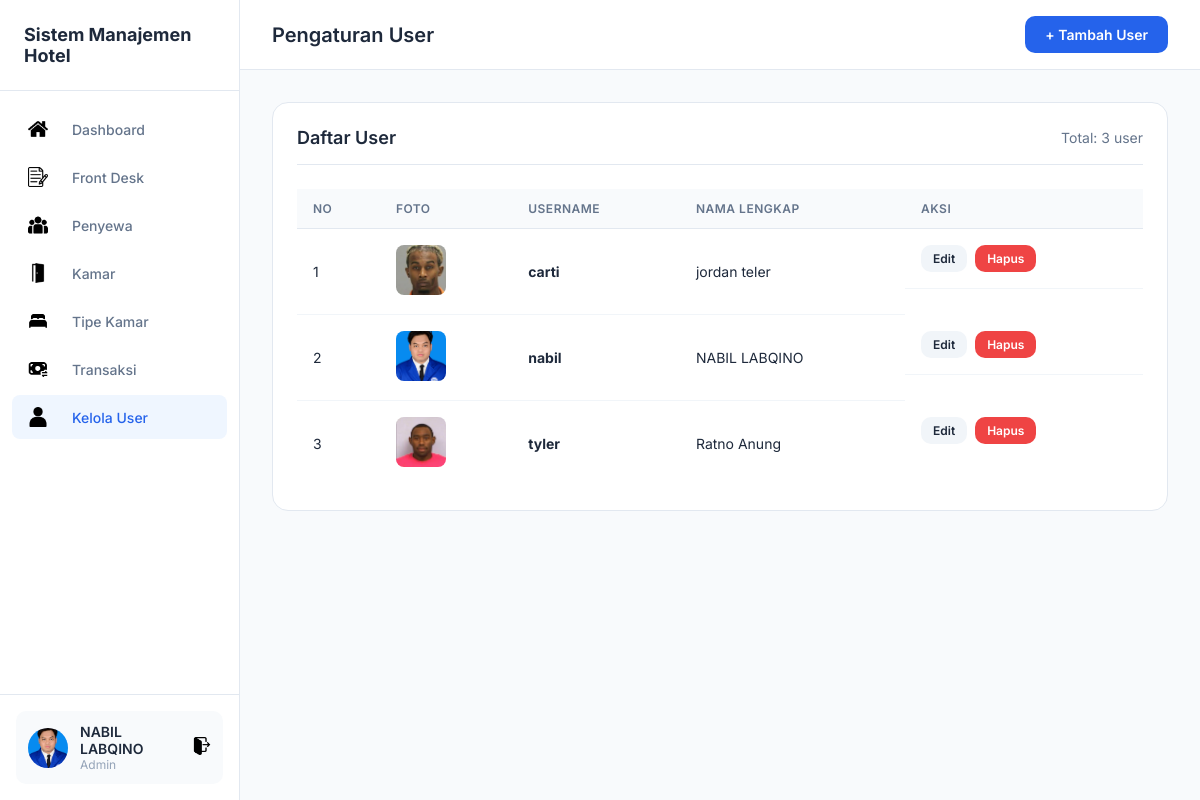
Screenshot of /user/TampilUser.php (signed in) with the database file from the repository.
### tables this page shows
CREATE TABLE `users` (
  `id` int(11) NOT NULL,
  `username` varchar(50) NOT NULL,
  `password` varchar(255) NOT NULL,
  `nama` varchar(100) NOT NULL,
  `created_at` timestamp NOT NULL DEFAULT current_timestamp(),
  `foto` varchar(255) DEFAULT NULL
);

### user/TampilUser.php (the view, shortened to what this page needs)
<?php
include "../koneksi.php";
$result = mysqli_query($koneksi, "SELECT * FROM users ORDER BY nama");
?>
<!DOCTYPE html>
<html lang="id">
<head>
    <link rel="stylesheet" href="../css/dashboard.css">
</head>
<body>
    <div class="dashboard">
        <?php include '../includes/sidebar.php'; ?>
        <main class="main">
            <header class="header">
                <h1 class="page-title">Pengaturan User</h1>
                <div class="header-right">
                    <a href="TambahUser.php" class="btn btn-primary">+ Tambah User</a>
                </div>
            </header>
            <div class="content">
                <div class="card">
                    <div class="card-header">
                        <h3 class="card-title">Daftar User</h3>
                        <span style="color: var(--text-gray); font-size: 14px;">Total: <?= mysqli_num_rows($result) ?>
                            user</span>
                    </div>
                    <div class="table-responsive">
                        <table class="table">
                            <thead>
                                <tr>
                                    <th>No</th>
                                    <th>Foto</th>
                                    <th>Username</th>
                                    <th>Nama Lengkap</th>
                                    <th>Aksi</th>
                                </tr>
                            </thead>
                            <tbody>
                                <?php $no = 1;
                                while ($row = mysqli_fetch_assoc($result)): ?>
                                    <tr>
                                        <td><?= $no++ ?></td>
                                        <td><img src="uploads/<?= htmlspecialchars($row['foto']) ?>"
                                                alt="<?= htmlspecialchars($row['nama']) ?>"></td>
                                        <td><strong><?= htmlspecialchars($row['username']) ?></strong></td>
                                        <td><?= htmlspecialchars($row['nama']) ?></td>
                                        <td class="actions">
                                            <a href="KoreksiUser.php?id=<?= $row['id'] ?>"
                                                class="btn btn-sm btn-secondary">Edit</a>
                                            <a href="HapusUser.php?id=<?= $row['id'] ?>" class="btn btn-sm btn-danger"
                                                onclick="return confirm('Hapus user ini?')">Hapus</a>
                                        </td>
                                    </tr>
                                <?php endwhile; ?>
                            </tbody>
                        </table>
                    </div>
                </div>
            </div>
        </main>
    </div>
</body>
</html>

### css/dashboard.css (style rules this page uses)
:root { --primary: #2563eb; --primary-dark: #1d4ed8; --bg-main: #f8fafc; --bg-card: #ffffff; --text-dark: #1e293b; --text-gray: #64748b; --text-light: #94a3b8; --border: #e2e8f0; --success: #22c55e; --danger: #ef4444; --warning: #f59e0b; --sidebar-width: 240px; }
* { margin: 0; padding: 0; box-sizing: border-box; }
body { font-family: 'Inter', -apple-system, sans-serif; background: var(--bg-main); color: var(--text-dark); }
.dashboard { display: flex; min-height: 100vh; }
.main { flex: 1; margin-left: var(--sidebar-width); }
.header { background: var(--bg-card); padding: 16px 32px; display: flex; justify-content: space-between; align-items: center; border-bottom: 1px solid var(--border); position: sticky; top: 0; z-index: 100; }
.page-title { font-size: 20px; font-weight: 600; color: var(--text-dark); }
.header-right { display: flex; align-items: center; gap: 16px; }
.content { padding: 32px; }
.card { background: var(--bg-card); border-radius: 16px; border: 1px solid var(--border); padding: 24px; margin-bottom: 24px; }
.card-header { display: flex; justify-content: space-between; align-items: center; margin-bottom: 24px; padding-bottom: 16px; border-bottom: 1px solid var(--border); }
.card-title { font-size: 18px; font-weight: 600; color: var(--text-dark); }
.btn { display: inline-flex; align-items: center; gap: 8px; padding: 10px 20px; border-radius: 10px; font-size: 14px; font-weight: 600; text-decoration: none; border: none; cursor: pointer; transition: all 0.2s; font-family: inherit; }
.btn-primary { background: var(--primary); color: #fff; }
.btn-danger { background: var(--danger); color: #fff; }
.btn-secondary { background: #f1f5f9; color: var(--text-dark); }
.btn-sm { padding: 6px 12px; font-size: 12px; }
.table-responsive { overflow-x: auto; }
.table { width: 100%; border-collapse: collapse; }
.table th { text-align: left; padding: 12px 16px; background: #f8fafc; font-size: 12px; font-weight: 600; color: var(--text-gray); text-transform: uppercase; letter-spacing: 0.5px; border-bottom: 1px solid var(--border); }
.table td { padding: 16px; border-bottom: 1px solid #f1f5f9; font-size: 14px; color: var(--text-dark); }
.table tr:last-child td { border-bottom: none; }
.table .actions { display: flex; gap: 8px; }
.table img { width: 50px; height: 50px; object-fit: cover; border-radius: 8px; }

### rows the page displays
users: foto (picture), username "carti", nama "jordan teler"
users: foto (picture), username "nabil", nama "NABIL LABQINO"
users: foto (picture), username "tyler", nama "Ratno Anung"

### other values shown
$_SESSION['nama'] "NABIL LABQINO"
mysqli_num_rows($result) "3"
